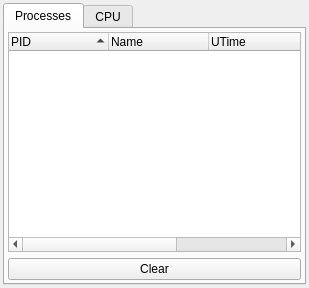
<?xml version="1.0" encoding="UTF-8"?>
<ui version="4.0">
 <class>Form</class>
 <widget class="QWidget" name="Form">
  <property name="geometry">
   <rect>
    <x>0</x>
    <y>0</y>
    <width>309</width>
    <height>288</height>
   </rect>
  </property>
  <property name="windowTitle">
   <string>Form</string>
  </property>
  <layout class="QGridLayout" name="gridLayout">
   <property name="margin">
    <number>3</number>
   </property>
   <item row="0" column="0">
    <widget class="QTabWidget" name="tabWidget">
     <property name="currentIndex">
      <number>0</number>
     </property>
     <widget class="QWidget" name="tab">
      <attribute name="title">
       <string>Processes</string>
      </attribute>
      <layout class="QGridLayout" name="gridLayout_2">
       <property name="margin">
        <number>3</number>
       </property>
       <item row="0" column="0">
        <widget class="QTreeWidget" name="treeWidget">
         <property name="alternatingRowColors">
          <bool>true</bool>
         </property>
         <property name="indentation">
          <number>0</number>
         </property>
         <property name="rootIsDecorated">
          <bool>false</bool>
         </property>
         <property name="uniformRowHeights">
          <bool>true</bool>
         </property>
         <property name="sortingEnabled">
          <bool>true</bool>
         </property>
         <property name="animated">
          <bool>true</bool>
         </property>
         <attribute name="headerCascadingSectionResizes">
          <bool>true</bool>
         </attribute>
         <attribute name="headerHighlightSections">
          <bool>true</bool>
         </attribute>
         <attribute name="headerShowSortIndicator" stdset="0">
          <bool>true</bool>
         </attribute>
         <column>
          <property name="text">
           <string>PID</string>
          </property>
         </column>
         <column>
          <property name="text">
           <string>Name</string>
          </property>
         </column>
         <column>
          <property name="text">
           <string>UTime</string>
          </property>
         </column>
         <column>
          <property name="text">
           <string>KTime</string>
          </property>
         </column>
         <column>
          <property name="text">
           <string>CPU</string>
          </property>
         </column>
        </widget>
       </item>
       <item row="1" column="0">
        <widget class="QPushButton" name="pushButtonClear">
         <property name="text">
          <string>Clear</string>
         </property>
        </widget>
       </item>
      </layout>
     </widget>
     <widget class="QWidget" name="tab_2">
      <attribute name="title">
       <string>CPU</string>
      </attribute>
      <widget class="QLineEdit" name="lineEditUser">
       <property name="geometry">
        <rect>
         <x>10</x>
         <y>30</y>
         <width>110</width>
         <height>20</height>
        </rect>
       </property>
      </widget>
      <widget class="QLabel" name="label_2">
       <property name="geometry">
        <rect>
         <x>10</x>
         <y>60</y>
         <width>111</width>
         <height>16</height>
        </rect>
       </property>
       <property name="text">
        <string>Nice (%)</string>
       </property>
      </widget>
      <widget class="QLineEdit" name="lineEditNice">
       <property name="geometry">
        <rect>
         <x>10</x>
         <y>80</y>
         <width>110</width>
         <height>20</height>
        </rect>
       </property>
      </widget>
      <widget class="QLabel" name="label_3">
       <property name="geometry">
        <rect>
         <x>10</x>
         <y>110</y>
         <width>111</width>
         <height>16</height>
        </rect>
       </property>
       <property name="text">
        <string>System (%)</string>
       </property>
      </widget>
      <widget class="QLineEdit" name="lineEditSystem">
       <property name="geometry">
        <rect>
         <x>10</x>
         <y>130</y>
         <width>110</width>
         <height>20</height>
        </rect>
       </property>
      </widget>
      <widget class="QLabel" name="label">
       <property name="geometry">
        <rect>
         <x>9</x>
         <y>9</y>
         <width>111</width>
         <height>16</height>
        </rect>
       </property>
       <property name="text">
        <string>User (%)</string>
       </property>
      </widget>
     </widget>
    </widget>
   </item>
  </layout>
 </widget>
 <resources/>
 <connections/>
</ui>
